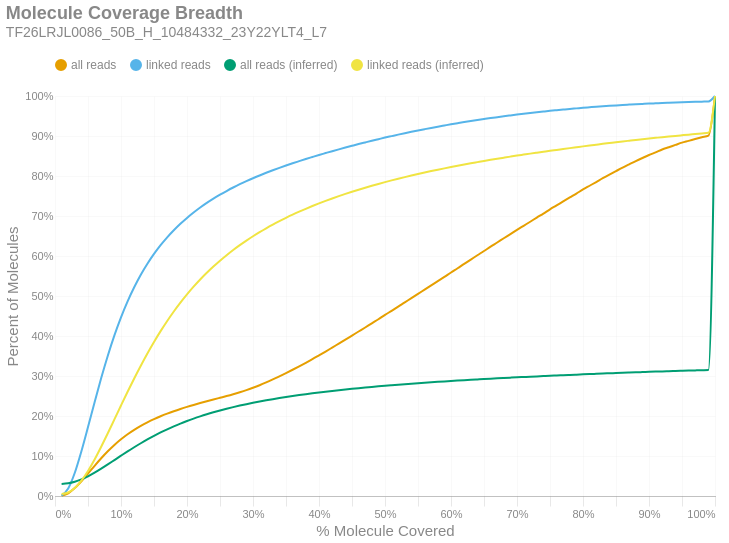

The notebook cell saved with this chart:
### Markdown cell above
### Molecule Read Coverage
This chart shows molecule coverage breadth as computed by the number of bases aligned to that molecule. In other words, "*how much of each unique long molecule is actually sequenced/aligned?*" Keep in mind there is a distinction between sequences and alignments, since some sequences belonging to a particular molecule may not align well and wouldn't appear in the alignment data. This chart also shows molecule coverage breadth as computed by the *inferred fragment* from which the aligned sequences originate. Unlike read coverage, this calculation takes into account the total insert size, including unsequenced gaps between the forward and reverse reads. Like the previous figures, these are cumulative percents.

### Code cell
if SKIPLR:
    print_html(f"Skipped")
else:
    binned_df = consolidated_hist(valids['coverage_bp'], mask, 0.01, True)
    binned_df_inf = consolidated_hist(valids['coverage_inserts'], mask, 0.01, True)
    binned_df = binned_df.with_columns(pl.lit(binned_df_inf['all reads (cumsum)']).alias('all reads (inferred)'))
    binned_df = binned_df.with_columns(pl.lit(binned_df_inf['linked reads (cumsum)']).alias('linked reads (inferred)'))
    binned_df = binned_df.with_columns(
        (pl.col('bin').cast(pl.Float64) + 0.01).alias('right_edge')
    )

    with SafeRender(binned_df):
        (
            density_plot(binned_df, 'Molecule Coverage Breadth', samplename, 'molcov', ['all reads (inferred)','linked reads (inferred)'])
            .encode(
                #x=alt.X('bin:Q', title="% Molecule Covered").axis(format = '%').scale(padding=0),
                x=alt.X('right_edge:Q', title="% Molecule Covered").axis(format='%').scale(padding=0),
                y=alt.Y('value:Q', title='Percent of Molecules')
                    .axis(format='%')
                    .stack(False)
                    .scale(domainMin=0, padding=0),
                color=alt.Color("key:N").scale(domain = ["all reads", "linked reads", "all reads (inferred)", "linked reads (inferred)"]),
                tooltip = [
                    alt.Tooltip("key:N", title = "Data Type"),
                    alt.Tooltip("range_label:N", title="% Molecule Covered"),
                    alt.Tooltip("value:Q", format = ".2%", title="% Molecules")
                ]
            )
        ).display()

### Figure 1 — Vega-Lite specification as saved in the notebook (floating-point values rounded to 4 significant figures)
{"width": "container", "height": 400, "config": {"title": {"anchor": "start", "dy": -15, "fontSize": 18, "color": "#888888", "subtitleColor": "#888888", "subtitleFontSize": 14}, "arc": {"fill": "#0072B2"}, "axis": {"domainColor": "#888888", "domainWidth": 0.5, "gridWidth": 0.2, "grid": false, "titleFontWeight": 400, "titleFontSize": 15, "labelFontSize": 11, "labelColor": "#888888", "tickColor": "#888888", "tickWidth": 0.2, "titleColor": "#888888"}, "axisBand": {"grid": false}, "axisX": {"grid": true, "tickSize": 10, "domainCap": "round"}, "axisY": {"domain": false, "grid": true, "tickSize": 0, "domainCap": "round"}, "background": "transparent", "header": {"labelFontSize": 15, "labelColor": "#888888", "titleFontSize": 15, "titleFontWeight": 600, "titleColor": "#888888"}, "legend": {"labelFont": "sans-serif", "labelFontSize": 12, "labelColor": "#888888", "symbolSize": 100, "symbolType": "circle", "titleFontSize": 12, "titlePadding": 10, "titleColor": "#888888", "title": null, "orient": "top"}, "range": {"category": ["#E69F00", "#56B4E9", "#009E73", "#F0E442", "#0072B2", "#D55E00", "#CC79A7", "#000000"], "diverging": ["#cfe8f3", "#a2d4ec", "#73bfe2", "#46abdb", "#1696d2", "#12719e"]}, "area": {"fill": "#0072B2", "fillOpacity": 0.7, "line": true, "strokeOpacity": 0.7}, "line": {"color": "#0072B2", "stroke": "#0072B2", "strokeWidth": 2}, "trail": {"color": "#0072B2", "stroke": "#0072B2", "strokeWidth": 0, "size": 1}, "point": {"filled": true, "fillOpacity": 1.0, "size": 95}, "text": {"color": "#888888", "fontSize": 11, "align": "right", "fontWeight": 400, "size": 11}, "bar": {"fill": "#0072B2", "stroke": null}, "view": {"stroke": null, "continuousWidth": 660, "continuousHeight": 400}}, "data": {"name": "data-ee68a99427ad758da512c0d3d65c26be"}, "mark": {"type": "line", "interpolate": "monotone", "point": {"opacity": 0, "size": 275}}, "encoding": {"color": {"field": "key", "scale": {"domain": ["all reads", "linked reads", "all reads (inferred)", "linked reads (inferred)"]}, "type": "nominal"}, "tooltip": [{"field": "key", "title": "Data Type", "type": "nominal"}, {"field": "range_label", "title": "% Molecule Covered", "type": "nominal"}, {"field": "value", "format": ".2%", "title": "% Molecules", "type": "quantitative"}], "x": {"axis": {"format": "%"}, "field": "right_edge", "scale": {"padding": 0}, "title": "% Molecule Covered", "type": "quantitative"}, "y": {"axis": {"format": "%"}, "field": "value", "scale": {"domainMin": 0, "padding": 0}, "stack": false, "title": "Percent of Molecules", "type": "quantitative"}}, "params": [{"name": "param_c36ac31b6afebe62", "select": {"type": "point", "fields": ["key"]}, "bind": "legend"}], "title": {"text": "Molecule Coverage Breadth", "subtitle": "TF26LRJL0086_50B_H_10484332_23Y22YLT4_L7"}, "transform": [{"fold": ["all reads (cumsum)", "linked reads (cumsum)", "all reads (inferred)", "linked reads (inferred)"]}, {"calculate": "replace(datum.key, ' (cumsum)', '')", "as": "key"}, {"filter": {"param": "param_c36ac31b6afebe62"}}], "usermeta": {"embedOptions": {"downloadFileName": "TF26LRJL0086_50B_H_10484332_23Y22YLT4_L7.molcov"}}, "$schema": "https://vega.github.io/schema/vega-lite/v6.4.1.json", "datasets": {"data-ee68a99427ad758da512c0d3d65c26be": [{"bin": "0.0", "interval": "0.0-0.01", "all reads": 0.0005649, "linked reads": 0.001056, "all reads (cumsum)": 0.0005649, "linked reads (cumsum)": 0.001056, "range_label": "0.0-0.01", "all reads (inferred)": 0.03009, "linked reads (inferred)": 0.004916, "right_edge": 0.01}, {"bin": "0.01", "interval": "0.01-0.02", "all reads": 0.006275, "linked reads": 0.01774, "all reads (cumsum)": 0.00684, "linked reads (cumsum)": 0.01879, "range_label": "0.01-0.02", "all reads (inferred)": 0.0316, "linked reads (inferred)": 0.008709, "right_edge": 0.02}, {"bin": "0.02", "interval": "0.02-0.03", "all reads": 0.01294, "linked reads": 0.03935, "all reads (cumsum)": 0.01978, "linked reads (cumsum)": 0.05814, "range_label": "0.02-0.03", "all reads (inferred)": 0.03542, "linked reads (inferred)": 0.01992, "right_edge": 0.03}, {"bin": "0.03", "interval": "0.03-0.04", "all reads": 0.01711, "linked reads": 0.05376, "all reads (cumsum)": 0.03689, "linked reads (cumsum)": 0.1119, "range_label": "0.03-0.04", "all reads (inferred)": 0.04141, "linked reads (inferred)": 0.03824, "right_edge": 0.04}, {"bin": "0.04", "interval": "0.04-0.05", "all reads": 0.01907, "linked reads": 0.06047, "all reads (cumsum)": 0.05596, "linked reads (cumsum)": 0.1724, "range_label": "0.04-0.05", "all reads (inferred)": 0.04926, "linked reads (inferred)": 0.06258, "right_edge": 0.05}, {"bin": "0.05", "interval": "0.05-0.06", "all reads": 0.01955, "linked reads": 0.06229, "all reads (cumsum)": 0.07551, "linked reads (cumsum)": 0.2347, "range_label": "0.05-0.06", "all reads (inferred)": 0.0584, "linked reads (inferred)": 0.09139, "right_edge": 0.06}, {"bin": "0.06", "interval": "0.06-0.07", "all reads": 0.01883, "linked reads": 0.06013, "all reads (cumsum)": 0.09434, "linked reads (cumsum)": 0.2948, "range_label": "0.06-0.07", "all reads (inferred)": 0.06845, "linked reads (inferred)": 0.1233, "right_edge": 0.07}, {"bin": "0.07", "interval": "0.07-0.08", "all reads": 0.01748, "linked reads": 0.05587, "all reads (cumsum)": 0.1118, "linked reads (cumsum)": 0.3507, "range_label": "0.07-0.08", "all reads (inferred)": 0.079, "linked reads (inferred)": 0.1568, "right_edge": 0.08}, {"bin": "0.08", "interval": "0.08-0.09", "all reads": 0.01588, "linked reads": 0.05075, "all reads (cumsum)": 0.1277, "linked reads (cumsum)": 0.4014, "range_label": "0.08-0.09", "all reads (inferred)": 0.08989, "linked reads (inferred)": 0.1915, "right_edge": 0.09}, {"bin": "0.09", "interval": "0.09-0.1", "all reads": 0.01415, "linked reads": 0.04513, "all reads (cumsum)": 0.1419, "linked reads (cumsum)": 0.4465, "range_label": "0.09-0.1", "all reads (inferred)": 0.1008, "linked reads (inferred)": 0.2263, "right_edge": 0.1}, {"bin": "0.1", "interval": "0.1-0.11", "all reads": 0.01256, "linked reads": 0.04002, "all reads (cumsum)": 0.1544, "linked reads (cumsum)": 0.4866, "range_label": "0.1-0.11", "all reads (inferred)": 0.1115, "linked reads (inferred)": 0.2606, "right_edge": 0.11}, {"bin": "0.11", "interval": "0.11-0.12", "all reads": 0.01111, "linked reads": 0.03523, "all reads (cumsum)": 0.1655, "linked reads (cumsum)": 0.5218, "range_label": "0.11-0.12", "all reads (inferred)": 0.1219, "linked reads (inferred)": 0.2939, "right_edge": 0.12}, {"bin": "0.12", "interval": "0.12-0.13", "all reads": 0.009901, "linked reads": 0.03122, "all reads (cumsum)": 0.1754, "linked reads (cumsum)": 0.553, "range_label": "0.12-0.13", "all reads (inferred)": 0.1319, "linked reads (inferred)": 0.3257, "right_edge": 0.13}, {"bin": "0.13", "interval": "0.13-0.14", "all reads": 0.008838, "linked reads": 0.0276, "all reads (cumsum)": 0.1843, "linked reads (cumsum)": 0.5806, "range_label": "0.13-0.14", "all reads (inferred)": 0.1414, "linked reads (inferred)": 0.3563, "right_edge": 0.14}, {"bin": "0.14", "interval": "0.14-0.15", "all reads": 0.007965, "linked reads": 0.02456, "all reads (cumsum)": 0.1922, "linked reads (cumsum)": 0.6052, "range_label": "0.14-0.15", "all reads (inferred)": 0.1504, "linked reads (inferred)": 0.3851, "right_edge": 0.15}, {"bin": "0.15", "interval": "0.15-0.16", "all reads": 0.007177, "linked reads": 0.02189, "all reads (cumsum)": 0.1994, "linked reads (cumsum)": 0.6271, "range_label": "0.15-0.16", "all reads (inferred)": 0.1588, "linked reads (inferred)": 0.4121, "right_edge": 0.16}, {"bin": "0.16", "interval": "0.16-0.17", "all reads": 0.00652, "linked reads": 0.01956, "all reads (cumsum)": 0.2059, "linked reads (cumsum)": 0.6466, "range_label": "0.16-0.17", "all reads (inferred)": 0.1668, "linked reads (inferred)": 0.4376, "right_edge": 0.17}, {"bin": "0.17", "interval": "0.17-0.18", "all reads": 0.006019, "linked reads": 0.0177, "all reads (cumsum)": 0.2119, "linked reads (cumsum)": 0.6643, "range_label": "0.17-0.18", "all reads (inferred)": 0.1742, "linked reads (inferred)": 0.4613, "right_edge": 0.18}, {"bin": "0.18", "interval": "0.18-0.19", "all reads": 0.005612, "linked reads": 0.01615, "all reads (cumsum)": 0.2176, "linked reads (cumsum)": 0.6805, "range_label": "0.18-0.19", "all reads (inferred)": 0.1811, "linked reads (inferred)": 0.4834, "right_edge": 0.19}, {"bin": "0.19", "interval": "0.19-0.2", "all reads": 0.005252, "linked reads": 0.01476, "all reads (cumsum)": 0.2228, "linked reads (cumsum)": 0.6952, "range_label": "0.19-0.2", "all reads (inferred)": 0.1876, "linked reads (inferred)": 0.5042, "right_edge": 0.2}, {"bin": "0.2", "interval": "0.2-0.21", "all reads": 0.004889, "linked reads": 0.01343, "all reads (cumsum)": 0.2277, "linked reads (cumsum)": 0.7087, "range_label": "0.2-0.21", "all reads (inferred)": 0.1936, "linked reads (inferred)": 0.5234, "right_edge": 0.21}, {"bin": "0.21", "interval": "0.21-0.22", "all reads": 0.004682, "linked reads": 0.01251, "all reads (cumsum)": 0.2324, "linked reads (cumsum)": 0.7212, "range_label": "0.21-0.22", "all reads (inferred)": 0.1992, "linked reads (inferred)": 0.5413, "right_edge": 0.22}, {"bin": "0.22", "interval": "0.22-0.23", "all reads": 0.004491, "linked reads": 0.01149, "all reads (cumsum)": 0.2369, "linked reads (cumsum)": 0.7327, "range_label": "0.22-0.23", "all reads (inferred)": 0.2044, "linked reads (inferred)": 0.558, "right_edge": 0.23}, {"bin": "0.23", "interval": "0.23-0.24", "all reads": 0.004378, "linked reads": 0.01068, "all reads (cumsum)": 0.2412, "linked reads (cumsum)": 0.7433, "range_label": "0.23-0.24", "all reads (inferred)": 0.2093, "linked reads (inferred)": 0.5736, "right_edge": 0.24}, {"bin": "0.24", "interval": "0.24-0.25", "all reads": 0.004281, "linked reads": 0.009877, "all reads (cumsum)": 0.2455, "linked reads (cumsum)": 0.7532, "range_label": "0.24-0.25", "all reads (inferred)": 0.2139, "linked reads (inferred)": 0.5883, "right_edge": 0.25}, {"bin": "0.25", "interval": "0.25-0.26", "all reads": 0.004256, "linked reads": 0.009229, "all reads (cumsum)": 0.2498, "linked reads (cumsum)": 0.7624, "range_label": "0.25-0.26", "all reads (inferred)": 0.2182, "linked reads (inferred)": 0.6021, "right_edge": 0.26}, {"bin": "0.26", "interval": "0.26-0.27", "all reads": 0.004558, "linked reads": 0.00879, "all reads (cumsum)": 0.2543, "linked reads (cumsum)": 0.7712, "range_label": "0.26-0.27", "all reads (inferred)": 0.2222, "linked reads (inferred)": 0.6151, "right_edge": 0.27}, {"bin": "0.27", "interval": "0.27-0.28", "all reads": 0.004912, "linked reads": 0.008212, "all reads (cumsum)": 0.2593, "linked reads (cumsum)": 0.7794, "range_label": "0.27-0.28", "all reads (inferred)": 0.226, "linked reads (inferred)": 0.6272, "right_edge": 0.28}, {"bin": "0.28", "interval": "0.28-0.29", "all reads": 0.005308, "linked reads": 0.007664, "all reads (cumsum)": 0.2646, "linked reads (cumsum)": 0.7871, "range_label": "0.28-0.29", "all reads (inferred)": 0.2296, "linked reads (inferred)": 0.6386, "right_edge": 0.29}, {"bin": "0.29", "interval": "0.29-0.3", "all reads": 0.005926, "linked reads": 0.007367, "all reads (cumsum)": 0.2705, "linked reads (cumsum)": 0.7945, "range_label": "0.29-0.3", "all reads (inferred)": 0.233, "linked reads (inferred)": 0.6494, "right_edge": 0.3}, {"bin": "0.3", "interval": "0.3-0.31", "all reads": 0.006461, "linked reads": 0.006893, "all reads (cumsum)": 0.2769, "linked reads (cumsum)": 0.8014, "range_label": "0.3-0.31", "all reads (inferred)": 0.2362, "linked reads (inferred)": 0.6596, "right_edge": 0.31}, {"bin": "0.31", "interval": "0.31-0.32", "all reads": 0.007083, "linked reads": 0.006656, "all reads (cumsum)": 0.284, "linked reads (cumsum)": 0.808, "range_label": "0.31-0.32", "all reads (inferred)": 0.2392, "linked reads (inferred)": 0.6693, "right_edge": 0.32}, {"bin": "0.32", "interval": "0.32-0.33", "all reads": 0.007482, "linked reads": 0.006325, "all reads (cumsum)": 0.2915, "linked reads (cumsum)": 0.8143, "range_label": "0.32-0.33", "all reads (inferred)": 0.2421, "linked reads (inferred)": 0.6784, "right_edge": 0.33}, {"bin": "0.33", "interval": "0.33-0.34", "all reads": 0.007727, "linked reads": 0.00601, "all reads (cumsum)": 0.2992, "linked reads (cumsum)": 0.8204, "range_label": "0.33-0.34", "all reads (inferred)": 0.2448, "linked reads (inferred)": 0.6872, "right_edge": 0.34}, {"bin": "0.34", "interval": "0.34-0.35", "all reads": 0.008033, "linked reads": 0.005753, "all reads (cumsum)": 0.3073, "linked reads (cumsum)": 0.8261, "range_label": "0.34-0.35", "all reads (inferred)": 0.2475, "linked reads (inferred)": 0.6955, "right_edge": 0.35}, {"bin": "0.35", "interval": "0.35-0.36", "all reads": 0.008343, "linked reads": 0.005602, "all reads (cumsum)": 0.3156, "linked reads (cumsum)": 0.8317, "range_label": "0.35-0.36", "all reads (inferred)": 0.2499, "linked reads (inferred)": 0.7034, "right_edge": 0.36}, {"bin": "0.36", "interval": "0.36-0.37", "all reads": 0.008572, "linked reads": 0.005387, "all reads (cumsum)": 0.3242, "linked reads (cumsum)": 0.8371, "range_label": "0.36-0.37", "all reads (inferred)": 0.2523, "linked reads (inferred)": 0.7108, "right_edge": 0.37}, {"bin": "0.37", "interval": "0.37-0.38", "all reads": 0.008874, "linked reads": 0.005327, "all reads (cumsum)": 0.3331, "linked reads (cumsum)": 0.8424, "range_label": "0.37-0.38", "all reads (inferred)": 0.2545, "linked reads (inferred)": 0.718, "right_edge": 0.38}, {"bin": "0.38", "interval": "0.38-0.39", "all reads": 0.009066, "linked reads": 0.005077, "all reads (cumsum)": 0.3421, "linked reads (cumsum)": 0.8475, "range_label": "0.38-0.39", "all reads (inferred)": 0.2567, "linked reads (inferred)": 0.7249, "right_edge": 0.39}, {"bin": "0.39", "interval": "0.39-0.4", "all reads": 0.009495, "linked reads": 0.005005, "all reads (cumsum)": 0.3516, "linked reads (cumsum)": 0.8525, "range_label": "0.39-0.4", "all reads (inferred)": 0.2588, "linked reads (inferred)": 0.7315, "right_edge": 0.4}, {"bin": "0.4", "interval": "0.4-0.41", "all reads": 0.009553, "linked reads": 0.004775, "all reads (cumsum)": 0.3612, "linked reads (cumsum)": 0.8573, "range_label": "0.4-0.41", "all reads (inferred)": 0.2607, "linked reads (inferred)": 0.7378, "right_edge": 0.41}, {"bin": "0.41", "interval": "0.41-0.42", "all reads": 0.009877, "linked reads": 0.004742, "all reads (cumsum)": 0.3711, "linked reads (cumsum)": 0.862, "range_label": "0.41-0.42", "all reads (inferred)": 0.2627, "linked reads (inferred)": 0.7438, "right_edge": 0.42}, {"bin": "0.42", "interval": "0.42-0.43", "all reads": 0.009955, "linked reads": 0.004614, "all reads (cumsum)": 0.381, "linked reads (cumsum)": 0.8666, "range_label": "0.42-0.43", "all reads (inferred)": 0.2645, "linked reads (inferred)": 0.7496, "right_edge": 0.43}, {"bin": "0.43", "interval": "0.43-0.44", "all reads": 0.009931, "linked reads": 0.004458, "all reads (cumsum)": 0.3909, "linked reads (cumsum)": 0.8711, "range_label": "0.43-0.44", "all reads (inferred)": 0.2662, "linked reads (inferred)": 0.7552, "right_edge": 0.44}, {"bin": "0.44", "interval": "0.44-0.45", "all reads": 0.01012, "linked reads": 0.004374, "all reads (cumsum)": 0.4011, "linked reads (cumsum)": 0.8755, "range_label": "0.44-0.45", "all reads (inferred)": 0.2679, "linked reads (inferred)": 0.7606, "right_edge": 0.45}, {"bin": "0.45", "interval": "0.45-0.46", "all reads": 0.01014, "linked reads": 0.004328, "all reads (cumsum)": 0.4112, "linked reads (cumsum)": 0.8798, "range_label": "0.45-0.46", "all reads (inferred)": 0.2696, "linked reads (inferred)": 0.7658, "right_edge": 0.46}, {"bin": "0.46", "interval": "0.46-0.47", "all reads": 0.01011, "linked reads": 0.00415, "all reads (cumsum)": 0.4213, "linked reads (cumsum)": 0.884, "range_label": "0.46-0.47", "all reads (inferred)": 0.2711, "linked reads (inferred)": 0.7708, "right_edge": 0.47}, {"bin": "0.47", "interval": "0.47-0.48", "all reads": 0.01041, "linked reads": 0.004108, "all reads (cumsum)": 0.4317, "linked reads (cumsum)": 0.8881, "range_label": "0.47-0.48", "all reads (inferred)": 0.2727, "linked reads (inferred)": 0.7756, "right_edge": 0.48}, {"bin": "0.48", "interval": "0.48-0.49", "all reads": 0.01009, "linked reads": 0.003982, "all reads (cumsum)": 0.4418, "linked reads (cumsum)": 0.892, "range_label": "0.48-0.49", "all reads (inferred)": 0.2741, "linked reads (inferred)": 0.7802, "right_edge": 0.49}, {"bin": "0.49", "interval": "0.49-0.5", "all reads": 0.01122, "linked reads": 0.003994, "all reads (cumsum)": 0.453, "linked reads (cumsum)": 0.896, "range_label": "0.49-0.5", "all reads (inferred)": 0.2756, "linked reads (inferred)": 0.7847, "right_edge": 0.5}, {"bin": "0.5", "interval": "0.5-0.51", "all reads": 0.009698, "linked reads": 0.003694, "all reads (cumsum)": 0.4627, "linked reads (cumsum)": 0.8997, "range_label": "0.5-0.51", "all reads (inferred)": 0.2769, "linked reads (inferred)": 0.789, "right_edge": 0.51}, {"bin": "0.51", "interval": "0.51-0.52", "all reads": 0.01083, "linked reads": 0.003682, "all reads (cumsum)": 0.4736, "linked reads (cumsum)": 0.9034, "range_label": "0.51-0.52", "all reads (inferred)": 0.2782, "linked reads (inferred)": 0.7932, "right_edge": 0.52}, {"bin": "0.52", "interval": "0.52-0.53", "all reads": 0.01046, "linked reads": 0.003529, "all reads (cumsum)": 0.484, "linked reads (cumsum)": 0.9069, "range_label": "0.52-0.53", "all reads (inferred)": 0.2795, "linked reads (inferred)": 0.7973, "right_edge": 0.53}, {"bin": "0.53", "interval": "0.53-0.54", "all reads": 0.0107, "linked reads": 0.003442, "all reads (cumsum)": 0.4947, "linked reads (cumsum)": 0.9104, "range_label": "0.53-0.54", "all reads (inferred)": 0.2808, "linked reads (inferred)": 0.8012, "right_edge": 0.54}, {"bin": "0.54", "interval": "0.54-0.55", "all reads": 0.01045, "linked reads": 0.003366, "all reads (cumsum)": 0.5052, "linked reads (cumsum)": 0.9137, "range_label": "0.54-0.55", "all reads (inferred)": 0.282, "linked reads (inferred)": 0.805, "right_edge": 0.55}, {"bin": "0.55", "interval": "0.55-0.56", "all reads": 0.01081, "linked reads": 0.003288, "all reads (cumsum)": 0.516, "linked reads (cumsum)": 0.917, "range_label": "0.55-0.56", "all reads (inferred)": 0.2831, "linked reads (inferred)": 0.8087, "right_edge": 0.56}, {"bin": "0.56", "interval": "0.56-0.57", "all reads": 0.01065, "linked reads": 0.003221, "all reads (cumsum)": 0.5266, "linked reads (cumsum)": 0.9203, "range_label": "0.56-0.57", "all reads (inferred)": 0.2843, "linked reads (inferred)": 0.8122, "right_edge": 0.57}, {"bin": "0.57", "interval": "0.57-0.58", "all reads": 0.0105, "linked reads": 0.003081, "all reads (cumsum)": 0.5371, "linked reads (cumsum)": 0.9233, "range_label": "0.57-0.58", "all reads (inferred)": 0.2854, "linked reads (inferred)": 0.8157, "right_edge": 0.58}, {"bin": "0.58", "interval": "0.58-0.59", "all reads": 0.01069, "linked reads": 0.002973, "all reads (cumsum)": 0.5478, "linked reads (cumsum)": 0.9263, "range_label": "0.58-0.59", "all reads (inferred)": 0.2864, "linked reads (inferred)": 0.8191, "right_edge": 0.59}, {"bin": "0.59", "interval": "0.59-0.6", "all reads": 0.01102, "linked reads": 0.002953, "all reads (cumsum)": 0.5588, "linked reads (cumsum)": 0.9293, "range_label": "0.59-0.6", "all reads (inferred)": 0.2875, "linked reads (inferred)": 0.8224, "right_edge": 0.6}, {"bin": "0.6", "interval": "0.6-0.61", "all reads": 0.01052, "linked reads": 0.002758, "all reads (cumsum)": 0.5694, "linked reads (cumsum)": 0.932, "range_label": "0.6-0.61", "all reads (inferred)": 0.2885, "linked reads (inferred)": 0.8256, "right_edge": 0.61}, {"bin": "0.61", "interval": "0.61-0.62", "all reads": 0.01102, "linked reads": 0.002721, "all reads (cumsum)": 0.5804, "linked reads (cumsum)": 0.9347, "range_label": "0.61-0.62", "all reads (inferred)": 0.2895, "linked reads (inferred)": 0.8287, "right_edge": 0.62}, {"bin": "0.62", "interval": "0.62-0.63", "all reads": 0.01072, "linked reads": 0.002628, "all reads (cumsum)": 0.5911, "linked reads (cumsum)": 0.9374, "range_label": "0.62-0.63", "all reads (inferred)": 0.2905, "linked reads (inferred)": 0.8317, "right_edge": 0.63}, {"bin": "0.63", "interval": "0.63-0.64", "all reads": 0.01081, "linked reads": 0.002577, "all reads (cumsum)": 0.6019, "linked reads (cumsum)": 0.9399, "range_label": "0.63-0.64", "all reads (inferred)": 0.2914, "linked reads (inferred)": 0.8347, "right_edge": 0.64}, {"bin": "0.64", "interval": "0.64-0.65", "all reads": 0.01056, "linked reads": 0.002487, "all reads (cumsum)": 0.6125, "linked reads (cumsum)": 0.9424, "range_label": "0.64-0.65", "all reads (inferred)": 0.2924, "linked reads (inferred)": 0.8376, "right_edge": 0.65}, {"bin": "0.65", "interval": "0.65-0.66", "all reads": 0.01094, "linked reads": 0.002441, "all reads (cumsum)": 0.6234, "linked reads (cumsum)": 0.9449, "range_label": "0.65-0.66", "all reads (inferred)": 0.2933, "linked reads (inferred)": 0.8404, "right_edge": 0.66}, {"bin": "0.66", "interval": "0.66-0.67", "all reads": 0.01037, "linked reads": 0.002271, "all reads (cumsum)": 0.6338, "linked reads (cumsum)": 0.9471, "range_label": "0.66-0.67", "all reads (inferred)": 0.2941, "linked reads (inferred)": 0.8432, "right_edge": 0.67}, {"bin": "0.67", "interval": "0.67-0.68", "all reads": 0.01062, "linked reads": 0.002243, "all reads (cumsum)": 0.6444, "linked reads (cumsum)": 0.9494, "range_label": "0.67-0.68", "all reads (inferred)": 0.295, "linked reads (inferred)": 0.8458, "right_edge": 0.68}, {"bin": "0.68", "interval": "0.68-0.69", "all reads": 0.01032, "linked reads": 0.002111, "all reads (cumsum)": 0.6547, "linked reads (cumsum)": 0.9515, "range_label": "0.68-0.69", "all reads (inferred)": 0.2958, "linked reads (inferred)": 0.8484, "right_edge": 0.69}, {"bin": "0.69", "interval": "0.69-0.7", "all reads": 0.01054, "linked reads": 0.002074, "all reads (cumsum)": 0.6653, "linked reads (cumsum)": 0.9536, "range_label": "0.69-0.7", "all reads (inferred)": 0.2967, "linked reads (inferred)": 0.851, "right_edge": 0.7}, {"bin": "0.7", "interval": "0.7-0.71", "all reads": 0.0102, "linked reads": 0.002002, "all reads (cumsum)": 0.6755, "linked reads (cumsum)": 0.9556, "range_label": "0.7-0.71", "all reads (inferred)": 0.2975, "linked reads (inferred)": 0.8535, "right_edge": 0.71}, {"bin": "0.71", "interval": "0.71-0.72", "all reads": 0.01015, "linked reads": 0.001945, "all reads (cumsum)": 0.6856, "linked reads (cumsum)": 0.9575, "range_label": "0.71-0.72", "all reads (inferred)": 0.2983, "linked reads (inferred)": 0.856, "right_edge": 0.72}, {"bin": "0.72", "interval": "0.72-0.73", "all reads": 0.01042, "linked reads": 0.001848, "all reads (cumsum)": 0.696, "linked reads (cumsum)": 0.9594, "range_label": "0.72-0.73", "all reads (inferred)": 0.299, "linked reads (inferred)": 0.8583, "right_edge": 0.73}, {"bin": "0.73", "interval": "0.73-0.74", "all reads": 0.01006, "linked reads": 0.001779, "all reads (cumsum)": 0.7061, "linked reads (cumsum)": 0.9611, "range_label": "0.73-0.74", "all reads (inferred)": 0.2998, "linked reads (inferred)": 0.8607, "right_edge": 0.74}, {"bin": "0.74", "interval": "0.74-0.75", "all reads": 0.01055, "linked reads": 0.001741, "all reads (cumsum)": 0.7167, "linked reads (cumsum)": 0.9629, "range_label": "0.74-0.75", "all reads (inferred)": 0.3006, "linked reads (inferred)": 0.863, "right_edge": 0.75}, {"bin": "0.75", "interval": "0.75-0.76", "all reads": 0.00983, "linked reads": 0.001607, "all reads (cumsum)": 0.7265, "linked reads (cumsum)": 0.9645, "range_label": "0.75-0.76", "all reads (inferred)": 0.3013, "linked reads (inferred)": 0.8652, "right_edge": 0.76}, {"bin": "0.76", "interval": "0.76-0.77", "all reads": 0.01001, "linked reads": 0.001572, "all reads (cumsum)": 0.7365, "linked reads (cumsum)": 0.9661, "range_label": "0.76-0.77", "all reads (inferred)": 0.302, "linked reads (inferred)": 0.8675, "right_edge": 0.77}, {"bin": "0.77", "interval": "0.77-0.78", "all reads": 0.009878, "linked reads": 0.00155, "all reads (cumsum)": 0.7464, "linked reads (cumsum)": 0.9676, "range_label": "0.77-0.78", "all reads (inferred)": 0.3027, "linked reads (inferred)": 0.8697, "right_edge": 0.78}, {"bin": "0.78", "interval": "0.78-0.79", "all reads": 0.009764, "linked reads": 0.001445, "all reads (cumsum)": 0.7561, "linked reads (cumsum)": 0.9691, "range_label": "0.78-0.79", "all reads (inferred)": 0.3034, "linked reads (inferred)": 0.8719, "right_edge": 0.79}, {"bin": "0.79", "interval": "0.79-0.8", "all reads": 0.01019, "linked reads": 0.001459, "all reads (cumsum)": 0.7663, "linked reads (cumsum)": 0.9705, "range_label": "0.79-0.8", "all reads (inferred)": 0.3041, "linked reads (inferred)": 0.8741, "right_edge": 0.8}, {"bin": "0.8", "interval": "0.8-0.81", "all reads": 0.009301, "linked reads": 0.001285, "all reads (cumsum)": 0.7756, "linked reads (cumsum)": 0.9718, "range_label": "0.8-0.81", "all reads (inferred)": 0.3048, "linked reads (inferred)": 0.8762, "right_edge": 0.81}, {"bin": "0.81", "interval": "0.81-0.82", "all reads": 0.009299, "linked reads": 0.001281, "all reads (cumsum)": 0.7849, "linked reads (cumsum)": 0.9731, "range_label": "0.81-0.82", "all reads (inferred)": 0.3055, "linked reads (inferred)": 0.8783, "right_edge": 0.82}, {"bin": "0.82", "interval": "0.82-0.83", "all reads": 0.009515, "linked reads": 0.001196, "all reads (cumsum)": 0.7944, "linked reads (cumsum)": 0.9743, "range_label": "0.82-0.83", "all reads (inferred)": 0.3062, "linked reads (inferred)": 0.8804, "right_edge": 0.83}, {"bin": "0.83", "interval": "0.83-0.84", "all reads": 0.009074, "linked reads": 0.001136, "all reads (cumsum)": 0.8035, "linked reads (cumsum)": 0.9754, "range_label": "0.83-0.84", "all reads (inferred)": 0.3068, "linked reads (inferred)": 0.8824, "right_edge": 0.84}, {"bin": "0.84", "interval": "0.84-0.85", "all reads": 0.008786, "linked reads": 0.001082, "all reads (cumsum)": 0.8123, "linked reads (cumsum)": 0.9765, "range_label": "0.84-0.85", "all reads (inferred)": 0.3074, "linked reads (inferred)": 0.8844, "right_edge": 0.85}, {"bin": "0.85", "interval": "0.85-0.86", "all reads": 0.008683, "linked reads": 0.001035, "all reads (cumsum)": 0.821, "linked reads (cumsum)": 0.9775, "range_label": "0.85-0.86", "all reads (inferred)": 0.3081, "linked reads (inferred)": 0.8863, "right_edge": 0.86}, {"bin": "0.86", "interval": "0.86-0.87", "all reads": 0.008228, "linked reads": 0.0009376, "all reads (cumsum)": 0.8292, "linked reads (cumsum)": 0.9785, "range_label": "0.86-0.87", "all reads (inferred)": 0.3087, "linked reads (inferred)": 0.8882, "right_edge": 0.87}, {"bin": "0.87", "interval": "0.87-0.88", "all reads": 0.008146, "linked reads": 0.0009246, "all reads (cumsum)": 0.8374, "linked reads (cumsum)": 0.9794, "range_label": "0.87-0.88", "all reads (inferred)": 0.3093, "linked reads (inferred)": 0.8901, "right_edge": 0.88}, {"bin": "0.88", "interval": "0.88-0.89", "all reads": 0.007651, "linked reads": 0.0008427, "all reads (cumsum)": 0.845, "linked reads (cumsum)": 0.9802, "range_label": "0.88-0.89", "all reads (inferred)": 0.3099, "linked reads (inferred)": 0.8919, "right_edge": 0.89}, {"bin": "0.89", "interval": "0.89-0.9", "all reads": 0.007481, "linked reads": 0.0008189, "all reads (cumsum)": 0.8525, "linked reads (cumsum)": 0.9811, "range_label": "0.89-0.9", "all reads (inferred)": 0.3104, "linked reads (inferred)": 0.8938, "right_edge": 0.9}, {"bin": "0.9", "interval": "0.9-0.91", "all reads": 0.006656, "linked reads": 0.000733, "all reads (cumsum)": 0.8591, "linked reads (cumsum)": 0.9818, "range_label": "0.9-0.91", "all reads (inferred)": 0.311, "linked reads (inferred)": 0.8954, "right_edge": 0.91}, {"bin": "0.91", "interval": "0.91-0.92", "all reads": 0.007173, "linked reads": 0.0007471, "all reads (cumsum)": 0.8663, "linked reads (cumsum)": 0.9825, "range_label": "0.91-0.92", "all reads (inferred)": 0.3115, "linked reads (inferred)": 0.8971, "right_edge": 0.92}, {"bin": "0.92", "interval": "0.92-0.93", "all reads": 0.005612, "linked reads": 0.0006528, "all reads (cumsum)": 0.8719, "linked reads (cumsum)": 0.9832, "range_label": "0.92-0.93", "all reads (inferred)": 0.312, "linked reads (inferred)": 0.8987, "right_edge": 0.93}, {"bin": "0.93", "interval": "0.93-0.94", "all reads": 0.00576, "linked reads": 0.000629, "all reads (cumsum)": 0.8777, "linked reads (cumsum)": 0.9838, "range_label": "0.93-0.94", "all reads (inferred)": 0.3125, "linked reads (inferred)": 0.9003, "right_edge": 0.94}, {"bin": "0.94", "interval": "0.94-0.95", "all reads": 0.00569, "linked reads": 0.0005836, "all reads (cumsum)": 0.8834, "linked reads (cumsum)": 0.9844, "range_label": "0.94-0.95", "all reads (inferred)": 0.313, "linked reads (inferred)": 0.9018, "right_edge": 0.95}, {"bin": "0.95", "interval": "0.95-0.96", "all reads": 0.004458, "linked reads": 0.0005448, "all reads (cumsum)": 0.8878, "linked reads (cumsum)": 0.985, "range_label": "0.95-0.96", "all reads (inferred)": 0.3135, "linked reads (inferred)": 0.9034, "right_edge": 0.96}, {"bin": "0.96", "interval": "0.96-0.97", "all reads": 0.004685, "linked reads": 0.0004907, "all reads (cumsum)": 0.8925, "linked reads (cumsum)": 0.9854, "range_label": "0.96-0.97", "all reads (inferred)": 0.314, "linked reads (inferred)": 0.9048, "right_edge": 0.97}, {"bin": "0.97", "interval": "0.97-0.98", "all reads": 0.004381, "linked reads": 0.0004609, "all reads (cumsum)": 0.8969, "linked reads (cumsum)": 0.9859, "range_label": "0.97-0.98", "all reads (inferred)": 0.3145, "linked reads (inferred)": 0.9064, "right_edge": 0.98}, {"bin": "0.98", "interval": "0.98-0.99", "all reads": 0.003837, "linked reads": 0.0004551, "all reads (cumsum)": 0.9007, "linked reads (cumsum)": 0.9864, "range_label": "0.98-0.99", "all reads (inferred)": 0.315, "linked reads (inferred)": 0.9079, "right_edge": 0.99}, {"bin": "0.99", "interval": "0.99-1.0", "all reads": 0.09926, "linked reads": 0.01364, "all reads (cumsum)": 1.0, "linked reads (cumsum)": 1.0, "range_label": "0.99-1.0", "all reads (inferred)": 1.0, "linked reads (inferred)": 1.0, "right_edge": 1.0}]}}
